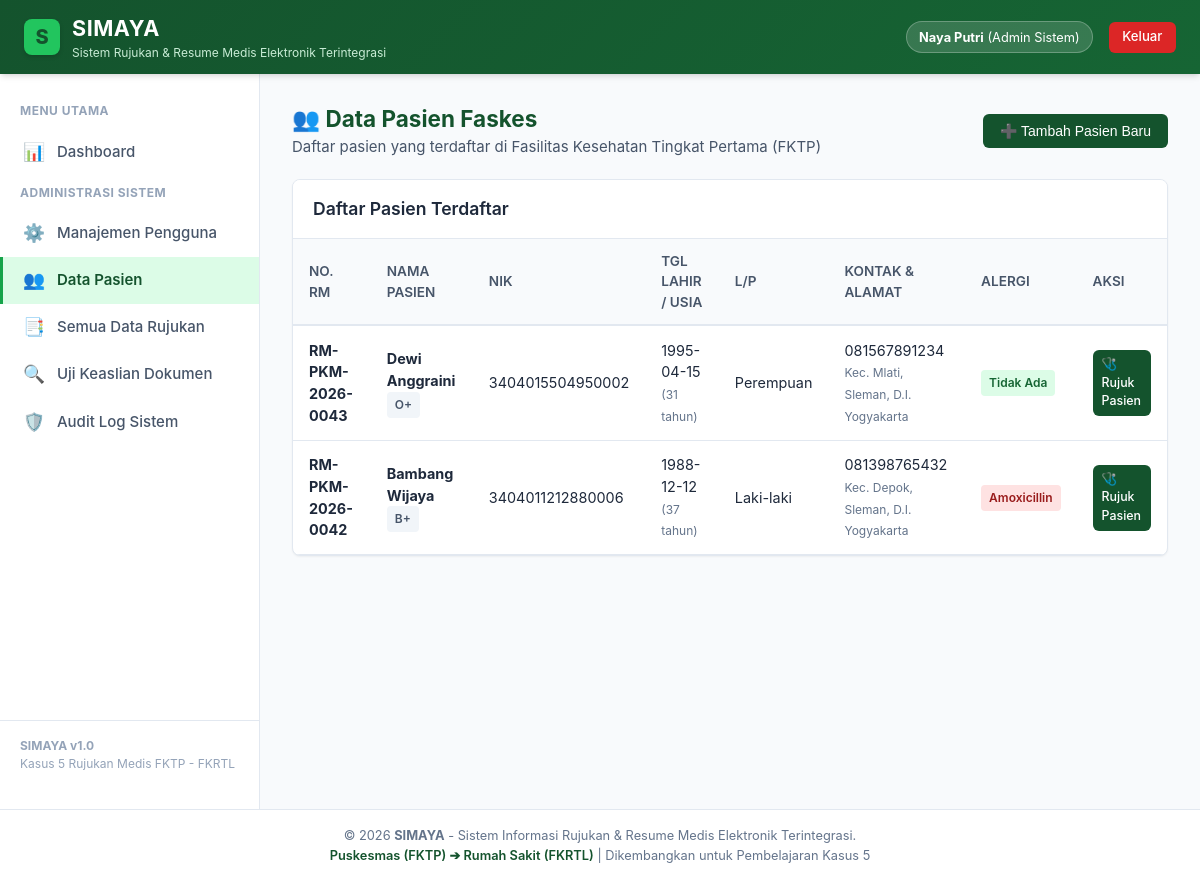
Page /api/pasien_daftar.php (signed in) on the committed database.
### tables this page shows
CREATE TABLE pasien (
        id INTEGER PRIMARY KEY AUTOINCREMENT,
        user_id INTEGER NULL,
        no_rm TEXT UNIQUE NOT NULL,
        nik TEXT UNIQUE NOT NULL,
        nama_pasien TEXT NOT NULL,
        tgl_lahir DATE NOT NULL,
        jenis_kelamin TEXT NOT NULL, -- L / P
        alamat TEXT NOT NULL,
        no_hp TEXT NOT NULL,
        golongan_darah TEXT DEFAULT '-',
        alergi TEXT DEFAULT 'Tidak Ada',
        created_at DATETIME DEFAULT CURRENT_TIMESTAMP,
        FOREIGN KEY (user_id) REFERENCES users(id)
    );

### api/pasien_daftar.php (the view, shortened to what this page needs)
<?php
$pdo = require_once __DIR__ . '/config/database.php';
$pasien_list = $pdo->query("SELECT * FROM pasien ORDER BY id DESC")->fetchAll();
include __DIR__ . '/includes/header.php';
?>
<div style="display: flex; justify-content: space-between; align-items: center; margin-bottom: 1.25rem;">
    <div>
        <h2 style="color: var(--hijau-tua); margin: 0;">👥 Data Pasien Faskes</h2>
        <p style="color: var(--abu-text); margin: 0;">Daftar pasien yang terdaftar di Fasilitas Kesehatan Tingkat Pertama (FKTP)</p>
    </div>
    <?php if (in_array($user['role'], ['admin', 'petugas_rm'])): ?>
        <button type="button" class="btn btn-primary" onclick="document.getElementById('formTambahPasien').style.display = document.getElementById('formTambahPasien').style.display === 'none' ? 'block' : 'none';">
            ➕ Tambah Pasien Baru
        </button>
    <?php endif; ?>
</div>
<div class="card">
    <div class="card-header">
        <h3 class="card-title">Daftar Pasien Terdaftar</h3>
    </div>
    <div class="card-body" style="padding: 0;">
        <div class="table-responsive">
            <table class="simaya-table">
                <thead>
                    <tr>
                        <th>No. RM</th>
                        <th>Nama Pasien</th>
                        <th>NIK</th>
                        <th>Tgl Lahir / Usia</th>
                        <th>L/P</th>
                        <th>Kontak & Alamat</th>
                        <th>Alergi</th>
                        <th>Aksi</th>
                    </tr>
                </thead>
                <tbody>
                    <?php if (empty($pasien_list)): ?>
                        <tr>
                            <td colspan="8" style="text-align: center; color: #94A3B8; padding: 2rem;">Belum ada data pasien.</td>
                        </tr>
                    <?php else: ?>
                        <?php foreach ($pasien_list as $p): ?>
                            <tr>
                                <td><strong><?= htmlspecialchars($p['no_rm']) ?></strong></td>
                                <td>
                                    <strong><?= htmlspecialchars($p['nama_pasien']) ?></strong>
                                    <?php if ($p['golongan_darah'] !== '-'): ?>
                                        <span class="badge badge-secondary"><?= htmlspecialchars($p['golongan_darah']) ?></span>
                                    <?php endif; ?>
                                </td>
                                <td><?= htmlspecialchars($p['nik']) ?></td>
                                <td>
                                    <?= htmlspecialchars($p['tgl_lahir']) ?><br>
                                    <small style="color: #64748B;">
                                        (<?= date_diff(date_create($p['tgl_lahir']), date_create('today'))->y ?> tahun)
                                    </small>
                                </td>
                                <td><?= $p['jenis_kelamin'] === 'L' ? 'Laki-laki' : 'Perempuan' ?></td>
                                <td>
                                    <?= htmlspecialchars($p['no_hp']) ?><br>
                                    <small style="color: #64748B;"><?= htmlspecialchars($p['alamat']) ?></small>
                                </td>
                                <td>
                                    <span class="badge <?= $p['alergi'] !== 'Tidak Ada' ? 'badge-danger' : 'badge-success' ?>">
                                        <?= htmlspecialchars($p['alergi']) ?>
                                    </span>
                                </td>
                                <td>
                                    <?php if ($user['role'] === 'dokter_pengirim' || $user['role'] === 'admin'): ?>
                                        <a href="rujukan_buat.php?pasien_id=<?= $p['id'] ?>" class="btn btn-primary btn-sm">
                                            🩺 Rujuk Pasien
                                        </a>
                                    <?php else: ?>
                                        <span style="color: #94A3B8; font-size: 0.8rem;">-</span>
                                    <?php endif; ?>
                                </td>
                            </tr>
                        <?php endforeach; ?>
                    <?php endif; ?>
                </tbody>
            </table>
        </div>
    </div>
</div>
<?php include __DIR__ . '/includes/footer.php'; ?>

### assets/css/simaya.css (style rules this page uses)
:root { --hijau-tua: #14532D; --hijau-tua-hover: #0f3e22; --hijau-sedang: #16A34A; --hijau-muda: #22C55E; --hijau-pastel: #DCFCE7; --hijau-border: #BBF7D0; --putih: #FFFFFF; --abu-bg: #F8FAFC; --abu-text: #475569; --abu-border: #E2E8F0; --merah: #EF4444; --kuning: #F59E0B; --biru: #3B82F6; --shadow-sm: 0 1px 2px 0 rgb(0 0 0 / 0.05); --shadow-md: 0 4px 6px -1px rgb(0 0 0 / 0.1), 0 2px 4px -2px rgb(0 0 0 / 0.1); --radius: 8px; }
* { box-sizing: border-box; margin: 0; padding: 0; }
body { font-family: -apple-system, BlinkMacSystemFont, "Segoe UI", Roboto, "Helvetica Neue", Arial, sans-serif; background-color: var(--abu-bg); color: #1E293B; line-height: 1.5; font-size: 15px; }
a { color: var(--hijau-tua); text-decoration: none; }
.card { background: var(--putih); border-radius: var(--radius); border: 1px solid var(--abu-border); box-shadow: var(--shadow-sm); margin-bottom: 1.5rem; overflow: hidden; }
.card-header { background: var(--putih); border-bottom: 1px solid var(--abu-border); padding: 1rem 1.25rem; display: flex; justify-content: space-between; align-items: center; }
.card-title { font-size: 1.1rem; font-weight: 600; margin: 0; }
.card-body { padding: 1.25rem; }
.btn { display: inline-flex; align-items: center; gap: 0.5rem; padding: 0.5rem 1rem; font-size: 0.875rem; font-weight: 500; border-radius: 6px; border: 1px solid transparent; cursor: pointer; transition: all 0.2s ease; text-decoration: none; }
.btn-primary { background-color: var(--hijau-tua); color: var(--putih); }
.btn-sm { padding: 0.25rem 0.5rem; font-size: 0.775rem; }
.badge { display: inline-block; padding: 0.25rem 0.5rem; font-size: 0.75rem; font-weight: 600; border-radius: 4px; }
.badge-success { background: #DCFCE7; color: #166534; }
.badge-danger { background: #FEE2E2; color: #991B1B; }
.badge-secondary { background: #F1F5F9; color: #475569; }
.table-responsive { width: 100%; overflow-x: auto; }
.simaya-table { width: 100%; border-collapse: collapse; text-align: left; }
.simaya-table th { background-color: #F8FAFC; color: #475569; font-weight: 600; padding: 0.75rem 1rem; border-bottom: 2px solid var(--abu-border); font-size: 0.85rem; text-transform: uppercase; }
.simaya-table td { padding: 0.85rem 1rem; border-bottom: 1px solid var(--abu-border); font-size: 0.9rem; vertical-align: middle; }

### rows in the picture
pasien: no_rm "RM-PKM-2026-0043", nama_pasien "Dewi Anggraini", golongan_darah "O+", nik "3404015504950002", tgl_lahir "1995-04-15", tgl_lahir "31", jenis_kelamin "Perempuan", no_hp "081567891234", alamat "Kec. Mlati, Sleman, D.I. Yogyakarta", alergi "Tidak Ada"
pasien: no_rm "RM-PKM-2026-0042", nama_pasien "Bambang Wijaya", golongan_darah "B+", nik "3404011212880006", tgl_lahir "1988-12-12", tgl_lahir "37", jenis_kelamin "Laki-laki", no_hp "081398765432", alamat "Kec. Depok, Sleman, D.I. Yogyakarta", alergi "Amoxicillin"

### other values in the picture
$user['nama_lengkap'] "Naya Putri"
getRoleName($user['role']) "Admin Sistem"
